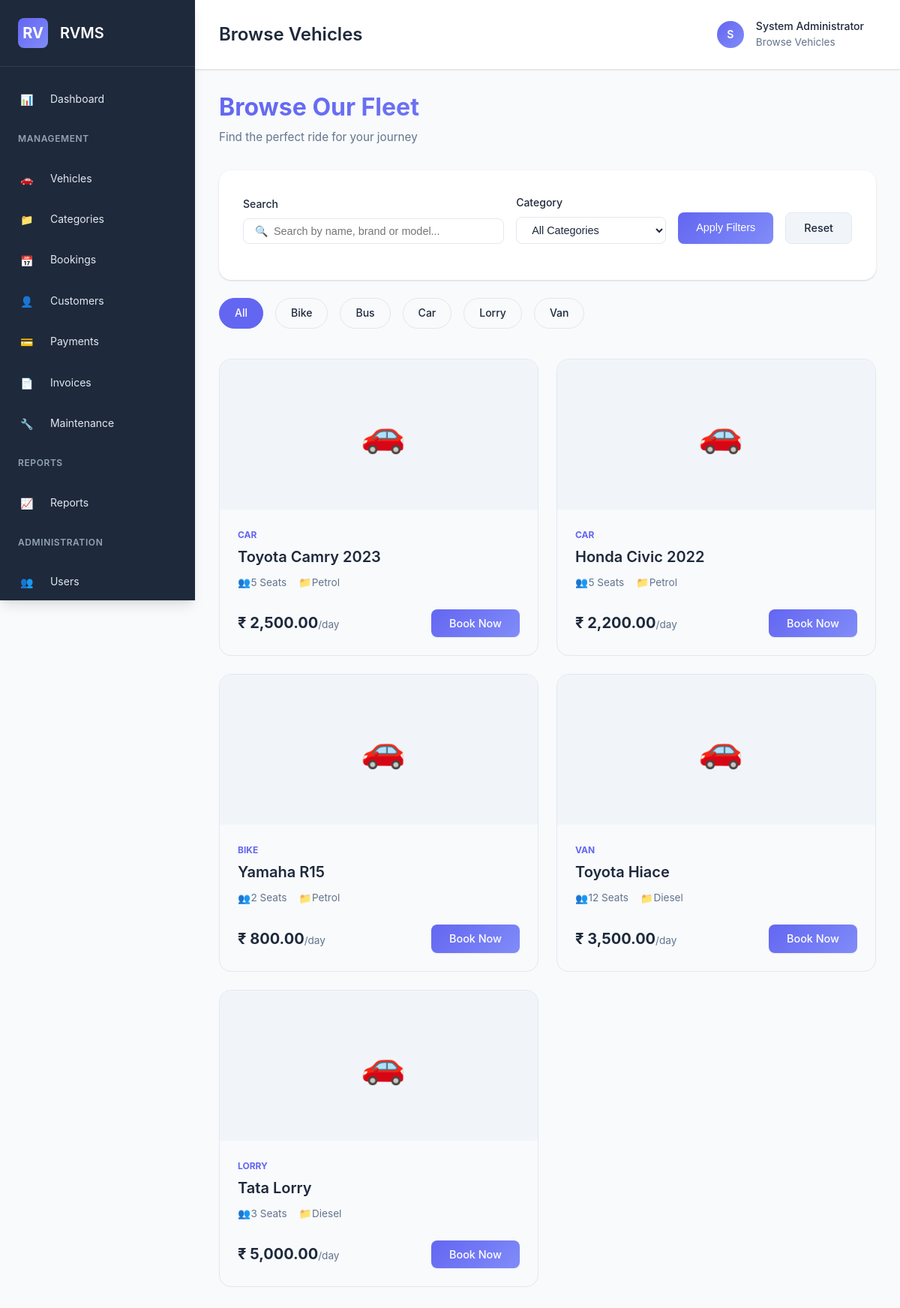
Screenshot of /pages/browse-vehicles.php (signed in) with the database file from the repository.
### tables this page shows
CREATE TABLE IF NOT EXISTS users (
    id INT AUTO_INCREMENT PRIMARY KEY,
    username VARCHAR(50) UNIQUE NOT NULL,
    email VARCHAR(100) UNIQUE NOT NULL,
    password VARCHAR(255) NOT NULL,
    full_name VARCHAR(100) NOT NULL,
    role ENUM('admin', 'staff', 'customer') DEFAULT 'customer',
    phone VARCHAR(20),
    address TEXT,
    status ENUM('active', 'inactive') DEFAULT 'active',
    created_at TIMESTAMP DEFAULT CURRENT_TIMESTAMP,
    updated_at TIMESTAMP DEFAULT CURRENT_TIMESTAMP ON UPDATE CURRENT_TIMESTAMP,
    INDEX idx_username (username),
    INDEX idx_email (email),
    INDEX idx_role (role)
);

CREATE TABLE IF NOT EXISTS categories (
    id INT AUTO_INCREMENT PRIMARY KEY,
    name VARCHAR(50) NOT NULL,
    description TEXT,
    icon VARCHAR(50),
    status ENUM('active', 'inactive') DEFAULT 'active',
    created_at TIMESTAMP DEFAULT CURRENT_TIMESTAMP,
    UNIQUE KEY unique_name (name)
);

CREATE TABLE IF NOT EXISTS vehicles (
    id INT AUTO_INCREMENT PRIMARY KEY,
    category_id INT NOT NULL,
    vehicle_name VARCHAR(100) NOT NULL,
    brand VARCHAR(50),
    model VARCHAR(50),
    year INT,
    color VARCHAR(30),
    registration_number VARCHAR(50) UNIQUE NOT NULL,
    chassis_number VARCHAR(100),
    engine_number VARCHAR(100),
    fuel_type ENUM('petrol', 'diesel', 'electric', 'hybrid') DEFAULT 'petrol',
    seating_capacity INT DEFAULT 4,
    daily_rate DECIMAL(10, 2) NOT NULL,
    weekly_rate DECIMAL(10, 2),
    monthly_rate DECIMAL(10, 2),
    image VARCHAR(255),
    description TEXT,
    status ENUM('available', 'rented', 'maintenance', 'inactive') DEFAULT 'available',
    mileage INT DEFAULT 0,
    created_at TIMESTAMP DEFAULT CURRENT_TIMESTAMP,
    updated_at TIMESTAMP DEFAULT CURRENT_TIMESTAMP ON UPDATE CURRENT_TIMESTAMP,
    FOREIGN KEY (category_id) REFERENCES categories(id) ON DELETE RESTRICT,
    INDEX idx_category (category_id),
    INDEX idx_status (status),
    INDEX idx_registration (registration_number)
);

CREATE TABLE IF NOT EXISTS settings (
    id INT AUTO_INCREMENT PRIMARY KEY,
    setting_key VARCHAR(100) UNIQUE NOT NULL,
    setting_value TEXT,
    setting_type VARCHAR(50) DEFAULT 'text',
    description TEXT,
    updated_at TIMESTAMP DEFAULT CURRENT_TIMESTAMP ON UPDATE CURRENT_TIMESTAMP
);

### config/auth.php (called while the page is built, shortened)
<?php
function isLoggedIn() {
    return isset($_SESSION['user_id']) && !empty($_SESSION['user_id']);
}
function hasRole($roles) {
    $userRole = $_SESSION['user_role'] ?? '';
    if (is_array($roles)) {
        return in_array($userRole, $roles);
    }
    return $userRole === $roles;
}
function getCurrentUser() {
    $db = getDB();
    try {
        $stmt = $db->prepare("SELECT id, username, email, full_name, role, phone, address, status FROM users WHERE id = ? LIMIT 1");
        $stmt->execute([$_SESSION['user_id']]);
        return $stmt->fetch();
    } catch(PDOException $e) {
        error_log("Get User Error: " . $e->getMessage());
        return null;
    }
}

### config/functions.php (called while the page is built, shortened)
<?php
function formatCurrency($amount, $currency = null)
{
    if ($currency === null) {
        if (!function_exists('getSetting')) {
            $currency = 'INR';
        } else {
            $currency = getSetting('currency', 'INR');
        }
    }
    $symbol = $currency;
    switch (strtoupper($currency)) {
        case 'INR':
            $symbol = '₹';
            break;
    }
    return $symbol . ' ' . number_format((float)$amount, 2);
}
function getSetting($key, $default = null)
{
    $db = getDB();
    try {
        $stmt = $db->prepare("SELECT setting_value FROM settings WHERE setting_key = ? LIMIT 1");
        $stmt->execute([$key]);
        $result = $stmt->fetch();
        return $result ? $result['setting_value'] : $default;
    } catch (PDOException $e) {
        error_log("Get Setting Error: " . $e->getMessage());
        return $default;
    }
}

### pages/browse-vehicles.php (the view, shortened to what this page needs)
<?php
require_once '../config/auth.php';
require_once '../config/functions.php';
$pageTitle = 'Browse Vehicles';
$db = getDB();
$categories = $db->query("SELECT id, name, icon FROM categories WHERE status = 'active' ORDER BY name")->fetchAll();
$categoryFilter = $_GET['category'] ?? '';
$search = $_GET['search'] ?? '';
$query = "SELECT v.*, c.name as category_name
          FROM vehicles v
          JOIN categories c ON v.category_id = c.id
          WHERE v.status = 'available'";
$params = [];
$query .= " ORDER BY v.created_at DESC";
$stmt = $db->prepare($query);
$stmt->execute($params);
$vehicles = $stmt->fetchAll();
include '../includes/header.php';
?>
<div class="page-header">
    <h1 class="page-title">Browse Our Fleet</h1>
    <p class="page-subtitle">Find the perfect ride for your journey</p>
</div>
<div class="card" style="margin-bottom: var(--spacing-lg);">
    <div class="card-body">
        <form method="GET" style="display: flex; gap: var(--spacing-md); align-items: flex-end; flex-wrap: wrap;">
            <div class="form-group" style="flex: 1; min-width: 200px; margin-bottom: 0;">
                <label class="form-label" for="search">Search</label>
                <div class="search-box">
                    <i class="icon icon-search"></i>
                    <input type="text" class="form-control" name="search" id="search" placeholder="Search by name, brand or model..." value="<?php echo htmlspecialchars($search); ?>">
                </div>
            </div>
            <div class="form-group" style="width: 200px; margin-bottom: 0;">
                <label class="form-label" for="category">Category</label>
                <select class="form-control" name="category" id="category">
                    <option value="">All Categories</option>
                </select>
            </div>
            <button type="submit" class="btn btn-primary" style="height: 42px;">Apply Filters</button>
            <a href="browse-vehicles.php" class="btn btn-secondary" style="height: 42px; display: flex; align-items: center;">Reset</a>
        </form>
    </div>
</div>
<div style="display: flex; gap: var(--spacing-md); margin-bottom: var(--spacing-xl); overflow-x: auto; padding-bottom: var(--spacing-sm);">
    <a href="browse-vehicles.php" class="category-chip <?php echo !$categoryFilter ? 'active' : ''; ?>">
        All
    </a>
    <?php foreach ($categories as $cat): ?>
        <a href="?category=<?php echo $cat['id']; ?>" class="category-chip <?php echo $categoryFilter == $cat['id'] ? 'active' : ''; ?>">
            <?php echo htmlspecialchars($cat['name']); ?>
        </a>
    <?php endforeach; ?>
</div>
<?php if (empty($vehicles)): ?>
    <div class="empty-state">
        <i class="icon icon-vehicle" style="font-size: 4rem; color: var(--text-secondary);"></i>
        <h3>No vehicles found</h3>
        <p>Try adjusting your search or filters.</p>
    </div>
<?php else: ?>
    <div class="vehicle-grid">
        <?php foreach ($vehicles as $vehicle): ?>
            <div class="vehicle-card">
                <?php if ($vehicle['image']): ?>
                    <img src="<?php echo getFileUrl($vehicle['image'], 'vehicles'); ?>" alt="<?php echo htmlspecialchars($vehicle['vehicle_name']); ?>" class="vehicle-image">
                <?php else: ?>
                    <div class="vehicle-image">
                        <i class="icon icon-vehicle" style="font-size: 3rem; color: var(--border-color);"></i>
                    </div>
                <?php endif; ?>
                <div class="vehicle-info">
                    <div class="vehicle-category"><?php echo htmlspecialchars($vehicle['category_name']); ?></div>
                    <div class="vehicle-title"><?php echo htmlspecialchars($vehicle['vehicle_name']); ?></div>
                    <div class="vehicle-meta">
                        <span><i class="icon icon-user"></i> <?php echo $vehicle['seating_capacity']; ?> Seats</span>
                        <span><i class="icon icon-category"></i> <?php echo ucfirst($vehicle['fuel_type']); ?></span>
                    </div>
                    <div style="display: flex; justify-content: space-between; align-items: center; margin-top: var(--spacing-lg);">
                        <div class="vehicle-price">
                            <?php echo formatCurrency($vehicle['daily_rate']); ?><span>/day</span>
                        </div>
                        <a href="my-bookings.php?vehicle_id=<?php echo $vehicle['id']; ?>" class="btn btn-primary">Book Now</a>
                    </div>
                </div>
            </div>
        <?php endforeach; ?>
    </div>
<?php endif; ?>
<?php include '../includes/footer.php'; ?>

### includes/header.php (shortened to what this page needs)
<?php
$currentUser = getCurrentUser();
$currentPage = basename($_SERVER['PHP_SELF']);
?>
<!DOCTYPE html>
<html lang="en">
<head>
    <link rel="stylesheet" href="<?php echo BASE_URL; ?>assets/css/style.css">
    <link rel="stylesheet" href="<?php echo BASE_URL; ?>assets/icons/icons.css">
</head>
<body>
    <aside class="sidebar" id="sidebar">
        <div class="sidebar-header">
            <div class="sidebar-logo">RV</div>
            <div class="sidebar-title">RVMS</div>
        </div>
        <nav class="sidebar-menu">
            <a href="<?php echo BASE_URL; ?>dashboard.php" class="menu-item <?php echo $currentPage === 'dashboard.php' ? 'active' : ''; ?>">
                <i class="icon icon-dashboard"></i> Dashboard
            </a>
            <?php if (hasRole(['admin', 'staff'])): ?>
                <div class="menu-group-title">Management</div>
                <a href="<?php echo BASE_URL; ?>pages/vehicles.php" class="menu-item <?php echo $currentPage === 'vehicles.php' ? 'active' : ''; ?>">
                    <i class="icon icon-vehicle"></i> Vehicles
                </a>
                <a href="<?php echo BASE_URL; ?>pages/categories.php" class="menu-item <?php echo $currentPage === 'categories.php' ? 'active' : ''; ?>">
                    <i class="icon icon-category"></i> Categories
                </a>
                <a href="<?php echo BASE_URL; ?>pages/bookings.php" class="menu-item <?php echo $currentPage === 'bookings.php' ? 'active' : ''; ?>">
                    <i class="icon icon-booking"></i> Bookings
                </a>
                <a href="<?php echo BASE_URL; ?>pages/customers.php" class="menu-item <?php echo $currentPage === 'customers.php' ? 'active' : ''; ?>">
                    <i class="icon icon-customer"></i> Customers
                </a>
                <a href="<?php echo BASE_URL; ?>pages/payments.php" class="menu-item <?php echo $currentPage === 'payments.php' ? 'active' : ''; ?>">
                    <i class="icon icon-payment"></i> Payments
                </a>
                <a href="<?php echo BASE_URL; ?>pages/invoices.php" class="menu-item <?php echo $currentPage === 'invoices.php' ? 'active' : ''; ?>">
                    <i class="icon icon-file"></i> Invoices
                </a>
                <a href="<?php echo BASE_URL; ?>pages/maintenance.php" class="menu-item <?php echo $currentPage === 'maintenance.php' ? 'active' : ''; ?>">
                    <i class="icon icon-maintenance"></i> Maintenance
                </a>
            <?php endif; ?>
            <?php if (hasRole(['admin', 'staff'])): ?>
                <div class="menu-group-title">Reports</div>
                <a href="<?php echo BASE_URL; ?>pages/reports.php" class="menu-item <?php echo $currentPage === 'reports.php' ? 'active' : ''; ?>">
                    <i class="icon icon-report"></i> Reports
                </a>
            <?php endif; ?>
            <?php if (hasRole(['admin'])): ?>
                <div class="menu-group-title">Administration</div>
                <a href="<?php echo BASE_URL; ?>pages/users.php" class="menu-item <?php echo $currentPage === 'users.php' ? 'active' : ''; ?>">
                    <i class="icon icon-user"></i> Users
                </a>
            <?php endif; ?>
        </nav>
    </aside>
    <div class="main-content">
        <header class="header">
            <div class="header-left">
                <h2 style="margin: 0; font-size: 1.5rem;"><?php echo isset($pageTitle) ? $pageTitle : 'Dashboard'; ?></h2>
            </div>
            <div class="header-right">
                <div class="user-menu">
                    <div class="user-avatar"><?php echo strtoupper(substr($currentUser['full_name'], 0, 1)); ?></div>
                    <div>
                        <div style="font-weight: 500;"><?php echo htmlspecialchars($currentUser['full_name']); ?></div>
                        <div style="font-size: 0.85rem; color: var(--text-secondary);">
                            <?php echo isset($pageTitle) ? $pageTitle : ucfirst($currentUser['role']); ?>
                        </div>
                    </div>
                </div>
            </div>
        </header>
        <div class="content">

### pages/browse-vehicles.php (style rules this page uses)
.category-chip { padding: 8px 20px; background: var(--bg-secondary); border-radius: 50px; color: var(--text-primary); text-decoration: none; white-space: nowrap; transition: all 0.2s; border: 1px solid var(--border-color); font-weight: 500; }
.category-chip.active { background: var(--primary-color); color: white; border-color: var(--primary-color); }
.vehicle-grid { display: grid; grid-template-columns: repeat(auto-fill, minmax(300px, 1fr)); gap: var(--spacing-lg); }
.vehicle-card { background: var(--card-bg); border-radius: var(--radius-lg); border: 1px solid var(--border-color); overflow: hidden; transition: transform 0.2s, box-shadow 0.2s; }
.vehicle-image { height: 200px; width: 100%; object-fit: cover; background: var(--bg-tertiary); display: flex; align-items: center; justify-content: center; }
.vehicle-info { padding: var(--spacing-lg); }
.vehicle-category { font-size: 0.75rem; text-transform: uppercase; color: var(--primary-color); font-weight: 700; margin-bottom: var(--spacing-xs); }
.vehicle-title { font-size: 1.25rem; font-weight: 600; margin-bottom: var(--spacing-sm); }
.vehicle-meta { display: flex; gap: var(--spacing-md); font-size: 0.85rem; color: var(--text-secondary); margin-bottom: var(--spacing-md); }
.vehicle-price { font-size: 1.25rem; font-weight: 700; color: var(--text-primary); }
.vehicle-price span { font-size: 0.85rem; font-weight: 400; color: var(--text-secondary); }

### rows the page displays
users: full_name "S", full_name "System Administrator"
categories: name "Bike"
categories: name "Bus"
categories: name "Car"
categories: name "Lorry"
categories: name "Van"
vehicles: category.name "CAR", vehicle_name "Toyota Camry 2023", seating_capacity "5", fuel_type "Petrol", daily_rate.setting_value "₹ 2,500.00"
vehicles: category.name "CAR", vehicle_name "Honda Civic 2022", seating_capacity "5", fuel_type "Petrol", daily_rate.setting_value "₹ 2,200.00"
vehicles: category.name "BIKE", vehicle_name "Yamaha R15", seating_capacity "2", fuel_type "Petrol", daily_rate.setting_value "₹ 800.00"
vehicles: category.name "VAN", vehicle_name "Toyota Hiace", seating_capacity "12", fuel_type "Diesel", daily_rate.setting_value "₹ 3,500.00"
vehicles: category.name "LORRY", vehicle_name "Tata Lorry", seating_capacity "3", fuel_type "Diesel", daily_rate.setting_value "₹ 5,000.00"

### other values shown
$pageTitle "Browse Vehicles"
